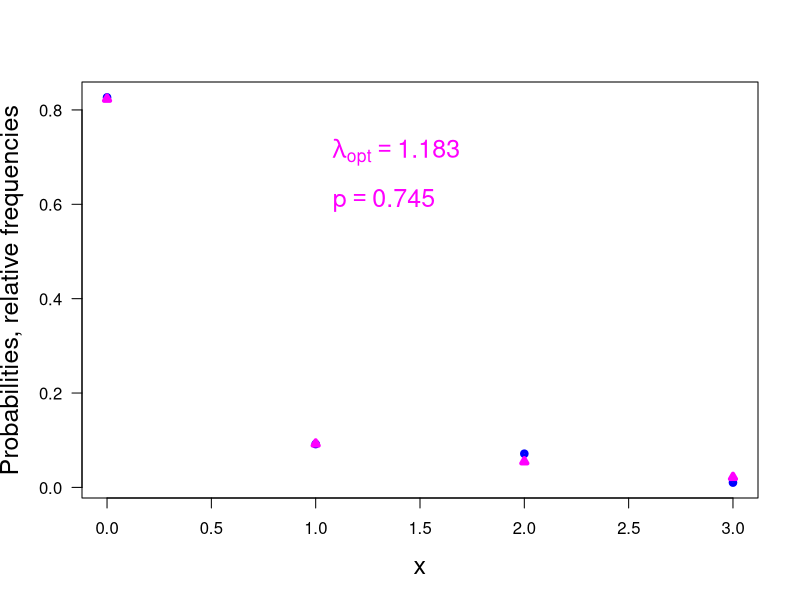

Write the R code that produced this figure.
print('file: BayesianHypBayarriEstFit.R')
print(date())
# Bayarri et al. (2008): formulate as estimation problem: least squares
# fit zero-inflated Poisson distribution
x = 0:3
y = c(81,9,7,1) # observed frequencies
n = sum(y)
y = y/n # relative frequencies
pa = seq(0.68,0.8,0.001) # trial values for p
Lambdaa = seq(1,1.3,0.001) # trial values for lambda
Lp = length(pa); LL = length(Lambdaa)
M = matrix(data=NA,nrow=Lp,ncol=LL)
# install.packages('VGAM')
library(VGAM) # contains dzipois() = zero-inflated Poisson distribution
for(i in 1:Lp) {
  for(j in 1:LL) {
    p = pa[i]; Lambda = Lambdaa[j]
    ypred = dzipois(x,Lambda,p)
    M[i,j] = sum((ypred-y)^2)
  }
}
out = which(M == min(M),arr.ind=TRUE)
popt = pa[out[1]]
Lopt = Lambdaa[out[2]]
Mmin = M[out[1],out[2]]
pPredicted = dzipois(x,Lopt,popt) 
print(c(popt,'optimal p'))
print(c(Lopt,'optimal lambda'))
print(c(Mmin,'minimal sum of squares'))
  # png('PoissonZIPleastSquaresRF191116.png',width=16,height=16,units='cm',res=300)
  plot(x,y,type='p',lwd=4,col='blue',xlab='x',
       ylab='Probabilities, relative frequencies',las=1,cex=0.6,cex.lab=1.5)
  points(x,pPredicted,col='magenta',lwd=4,cex=0.6,pch=24)
  text(1,0.6,bquote(~p == .(popt)),col='magenta',pos=4,cex=1.5)
  text(1,0.7,bquote(~lambda[opt] == .(Lopt)),col='magenta',pos=4,cex=1.5)
  # dev.off()
# ---------------------------------------------------------------------------
# Results:
# "file: BayesianHypBayarriEstFit.R"
# "Sat Dec 17 09:09:13 2022"
# "0.745"     "optimal p"
# "1.183"          "optimal lambda"
# "0.000421849150042302"   "minimal sum of squares"
# ---------------------------------------------------------------------------
  
